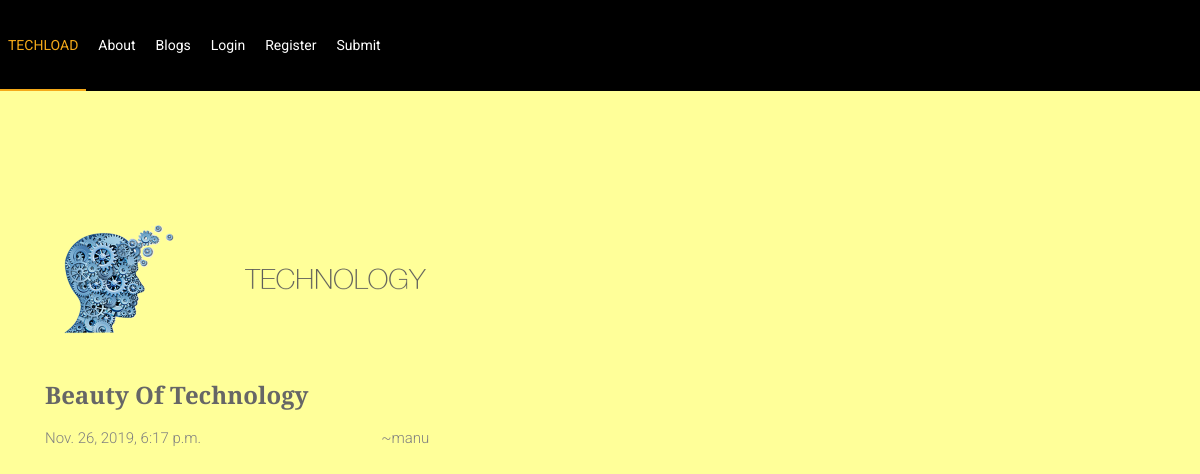
The page /accounts/blogs on the database its author committed.
### accounts/models.py (models this page shows, shortened)
class Post(models.Model):
    title = models.CharField(max_length=100)
    content = models.TextField()
    date_posted = models.DateTimeField(default=timezone.now)
    author = models.ForeignKey(User, on_delete=models.CASCADE)
    genre=models.CharField(max_length=100,default='')
    Likes=models.ManyToManyField(User,blank=True,related_name='likes')
    report=models.ManyToManyField(User,blank=True,related_name='report')

### accounts/views.py (the view)
# urls.py: path("blogs",PostListView.as_view(),name="blogs"),
class PostListView(ListView):
    model = Post
    template_name = 'blogs.html'  # <app>/<model>_<viewtype>.html
    context_object_name = 'posts'
    ordering = ['-date_posted']

### templates/blogs.html
{%extends 'base.html'%}
{%load static %}
    {%block content%}
   <section class="blog_area single-post-area section-padding">
      <div class="container">
         <div class="row">
            <div class="col-lg-8 posts-list">
               <div class="single-post">
                  <div class="feature-img">
                     <img class="img-fluid" src="img/blog/single_blog_1.png" alt="">
                  </div>
                  <div class="blog_details">
                     {%for post in posts%}
                     <h2><a href="{%url 'post' post.id%}">{{post.title}}</a></h2>
                     <p>{{post.date_posted}}&emsp;&emsp;&emsp;&emsp;&emsp;&emsp;&emsp;&emsp;&emsp;&emsp;&emsp;&emsp;~{{post.author}}</p>
                     {%endfor%}
                  </div>
{%endblock%}

### rows shown on the page
Post: title "Beauty Of Technology", date_posted "Nov. 26, 2019, 6:17 p.m.", author "manu"
